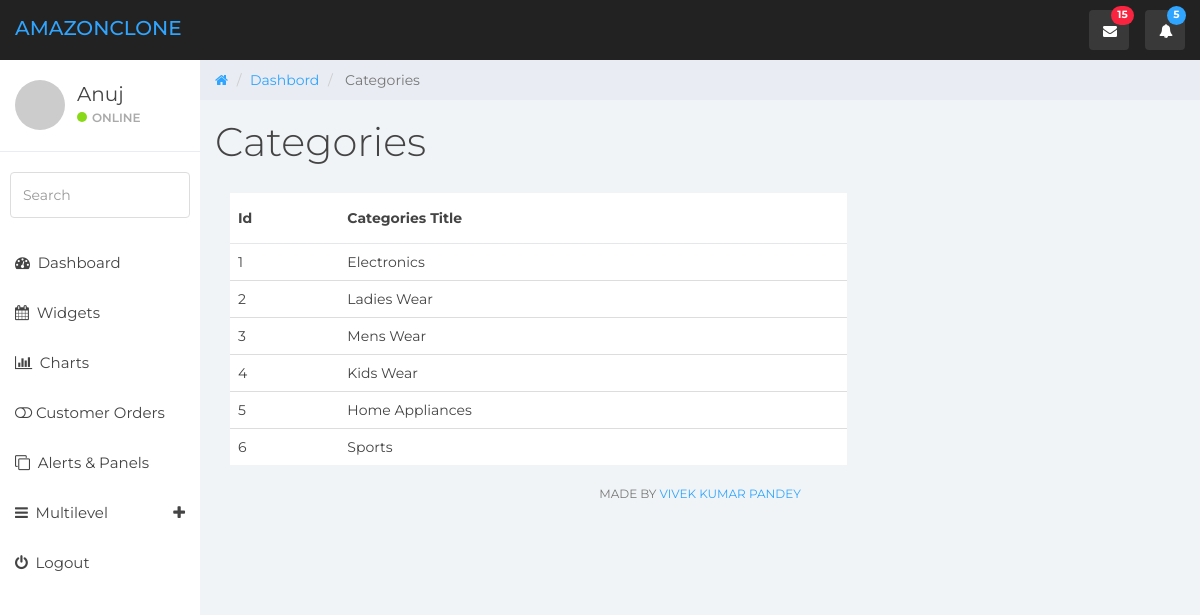
The page /admin/categories.php (signed in) on the database its author committed.
### tables this page shows
CREATE TABLE `categories` (
  `cat_id` int(11) NOT NULL,
  `cat_title` text NOT NULL
);

### admin/categories.php (the view, shortened to what this page needs)
<?php
 include('includes/header.php');
  include('includes/sidebar.php');
 ?>
<div class="col-sm-9 col-sm-offset-3 col-lg-10 col-lg-offset-2 main">
		<div class="row">
			<ol class="breadcrumb">
				<li><a href="#">
					<em class="fa fa-home"></em>
				</a></li>
				<li ><a href="welcome.php">Dashbord</a></li>
				<li class="active"> Categories</li>
			</ol>
		</div>
		<div class="row">
			<div class="col-lg-12">
				<h1 class="page-header">Categories</h1>
			</div>
		</div>
    <div class="col-lg-8 m-auto">
     <table class="table">
    <thead class="thead-dark">
      <tr>
        <th>Id</th>
        <th>Categories Title</th>
      </tr>
    </thead>
    <tbody>
    	 <?php
           include('dbconnection.php');
           $query=mysqli_query($con,"select * from Categories");
           while ($row=mysqli_fetch_array($query)) {
    	  ?>
      <tr>
        <td><?php echo $row['cat_id']; ?></td>
        <td><?php echo $row['cat_title']; ?></td>
      </tr>
      <?php } ?>
    </tbody>
  </table>
    </div>
 <?php
   include('includes/footer.php');
  ?>

### admin/css/styles.css (style rules this page uses)
body { background: #f1f4f7; padding-top: 60px; font-size: 14px; color: #444444; font-family: "Montserrat", "Helvetica Neue", Helvetica, Arial, sans-serif; }
a, a:hover, a:focus { color: #30a5ff; }
h1, h2, h3, h4, h5, h6 { color: #444444; }
h1 { font-weight: 300; font-size: 40px; }
.breadcrumb { border-radius: 0; padding: 10px 15px 10px 15px; background: #e9ecf2; margin: 0; }
h1.page-header { margin-top: 20px; border-bottom: 0; }
.table { background: #fff; }
.table > thead > tr > th { border-bottom: 1px solid #e6e7e8; vertical-align: middle; height: 50px; }

### rows shown on the page
categories: cat_id "1", cat_title "Electronics"
categories: cat_id "2", cat_title "Ladies Wear"
categories: cat_id "3", cat_title "Mens Wear"
categories: cat_id "4", cat_title "Kids Wear"
categories: cat_id "5", cat_title "Home Appliances"
categories: cat_id "6", cat_title "Sports"

### other values the page prints
$_SESSION['name'] "Anuj"
